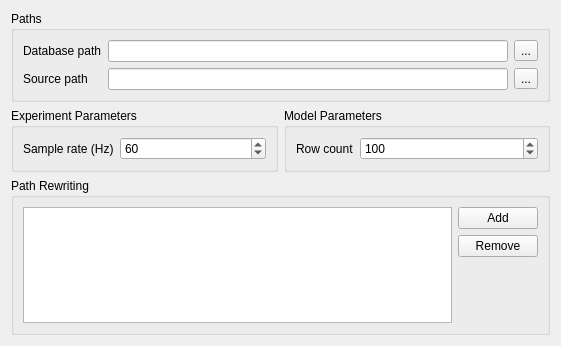
<?xml version="1.0" encoding="UTF-8"?>
<ui version="4.0">
 <class>Plugins::OpenSpeedShop::SettingPage</class>
 <widget class="QWidget" name="Plugins::OpenSpeedShop::SettingPage">
  <property name="geometry">
   <rect>
    <x>0</x>
    <y>0</y>
    <width>561</width>
    <height>346</height>
   </rect>
  </property>
  <property name="windowTitle">
   <string>Form</string>
  </property>
  <layout class="QGridLayout" name="gridLayout_4">
   <item row="1" column="0">
    <widget class="QGroupBox" name="grpExperiment">
     <property name="title">
      <string>Experiment Parameters</string>
     </property>
     <layout class="QGridLayout" name="gridLayout_2">
      <item row="0" column="0">
       <widget class="QLabel" name="lblExperimentSampleRate">
        <property name="text">
         <string>Sample rate (Hz)</string>
        </property>
       </widget>
      </item>
      <item row="0" column="1">
       <widget class="QSpinBox" name="txtExperimentSampleRate">
        <property name="sizePolicy">
         <sizepolicy hsizetype="Expanding" vsizetype="Fixed">
          <horstretch>0</horstretch>
          <verstretch>0</verstretch>
         </sizepolicy>
        </property>
        <property name="minimum">
         <number>1</number>
        </property>
        <property name="maximum">
         <number>1000</number>
        </property>
        <property name="singleStep">
         <number>10</number>
        </property>
        <property name="value">
         <number>60</number>
        </property>
       </widget>
      </item>
     </layout>
    </widget>
   </item>
   <item row="3" column="0" colspan="2">
    <spacer name="verticalSpacer">
     <property name="orientation">
      <enum>Qt::Vertical</enum>
     </property>
     <property name="sizeHint" stdset="0">
      <size>
       <width>20</width>
       <height>40</height>
      </size>
     </property>
    </spacer>
   </item>
   <item row="1" column="1">
    <widget class="QGroupBox" name="grpModel">
     <property name="title">
      <string>Model Parameters</string>
     </property>
     <layout class="QGridLayout" name="gridLayout_3">
      <item row="0" column="0">
       <widget class="QLabel" name="lblModelRowCount">
        <property name="text">
         <string>Row count</string>
        </property>
       </widget>
      </item>
      <item row="0" column="1">
       <widget class="QSpinBox" name="txtModelRowCount">
        <property name="sizePolicy">
         <sizepolicy hsizetype="Expanding" vsizetype="Fixed">
          <horstretch>0</horstretch>
          <verstretch>0</verstretch>
         </sizepolicy>
        </property>
        <property name="minimum">
         <number>1</number>
        </property>
        <property name="maximum">
         <number>999999</number>
        </property>
        <property name="singleStep">
         <number>100</number>
        </property>
        <property name="value">
         <number>100</number>
        </property>
       </widget>
      </item>
     </layout>
    </widget>
   </item>
   <item row="0" column="0" colspan="2">
    <widget class="QGroupBox" name="grpPaths">
     <property name="title">
      <string>Paths</string>
     </property>
     <layout class="QGridLayout" name="gridLayout">
      <item row="0" column="0">
       <widget class="QLabel" name="lblDatabasePath">
        <property name="text">
         <string>Database path</string>
        </property>
       </widget>
      </item>
      <item row="0" column="1">
       <widget class="QLineEdit" name="txtDatabasePath"/>
      </item>
      <item row="1" column="0">
       <widget class="QLabel" name="lblSourcePath">
        <property name="text">
         <string>Source path</string>
        </property>
       </widget>
      </item>
      <item row="1" column="1">
       <widget class="QLineEdit" name="txtSourcePath"/>
      </item>
      <item row="0" column="2">
       <widget class="QToolButton" name="btnDatabasePath">
        <property name="text">
         <string>...</string>
        </property>
       </widget>
      </item>
      <item row="1" column="2">
       <widget class="QToolButton" name="btnSourcePath">
        <property name="text">
         <string>...</string>
        </property>
       </widget>
      </item>
     </layout>
    </widget>
   </item>
   <item row="2" column="0" colspan="2">
    <widget class="QGroupBox" name="grpPathRewriting">
     <property name="title">
      <string>Path Rewriting</string>
     </property>
     <layout class="QHBoxLayout" name="horizontalLayout">
      <item>
       <widget class="QTableView" name="lstPathRewriting">
        <property name="selectionMode">
         <enum>QAbstractItemView::SingleSelection</enum>
        </property>
        <property name="selectionBehavior">
         <enum>QAbstractItemView::SelectRows</enum>
        </property>
       </widget>
      </item>
      <item>
       <layout class="QVBoxLayout" name="verticalLayout">
        <item>
         <widget class="QPushButton" name="btnPathRewritingAdd">
          <property name="text">
           <string>Add</string>
          </property>
         </widget>
        </item>
        <item>
         <widget class="QPushButton" name="btnPathRewritingRemove">
          <property name="text">
           <string>Remove</string>
          </property>
         </widget>
        </item>
        <item>
         <spacer name="verticalSpacer_2">
          <property name="orientation">
           <enum>Qt::Vertical</enum>
          </property>
          <property name="sizeHint" stdset="0">
           <size>
            <width>20</width>
            <height>40</height>
           </size>
          </property>
         </spacer>
        </item>
       </layout>
      </item>
     </layout>
    </widget>
   </item>
  </layout>
 </widget>
 <resources/>
 <connections/>
</ui>
